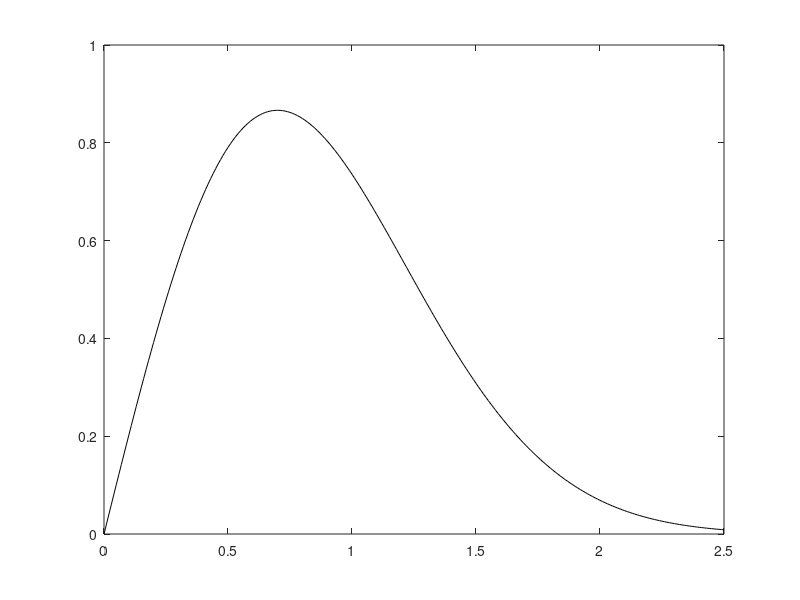

This figure's MATLAB source: (Note: this script raises an error after producing the figure.)
% [h1,Nfft,Nifft,Doppler_coeff]=Clarke_model(fd,fs,Ns); % 归一化的Clarke模型，功率为1
% [h2,t_state]=Jakes_model(fd,ts,Ns,t_state,1,0);  % generate channel
% h3=z_rayleigh(8,fd,t);
clear all
close all
addpath Clarke模型\
addpath Jakes模型\
addpath zheng模型\
ts=5e-5;
Ns=1e5;
t=(0:Ns-1)*ts;
%标准瑞利
x=0:0.01:2.5;
p=raylpdf(x,0.7);

h1=load("C.mat");
h2=load("J.mat");
h3=load("Z.mat");
figure(1)

plot(x,p,'k');
hold on
[f,xi]=ksdensity(abs(h1.h));
plot(xi,f,'r');
hold on
[ff,xii]=ksdensity(abs(h2.h));
plot(xii,ff,'c');
hold on
[fff,xiii]=ksdensity(abs(h3.h));
plot(xiii,fff,'b');
ylabel('概率密度');xlabel('幅度');title('幅度分布');axis([0 2.5 0 1]);
% plot(t,10*log10(abs(h1.h)));
% ylabel('幅度/dB');xlabel('时间/s');axis([0 0.01 -20 10]);
% hold on
% plot(t,10*log10(abs(h2.h)));
% ylabel('幅度/dB');xlabel('时间/s');axis([0 0.01 -20 10]);
% hold on
% plot(t,10*log10(abs(h3.h)));
% ylabel('幅度/dB');xlabel('时间/s');axis([0 0.01 -20 10]);
% 计算Clarke模型曲线的偏斜度和陡峭度
skewness_h1 = skewness(f);
kurtosis_h1 = kurtosis(f);
peak_val_h1 = max(f); % 计算峰值
mean_val_h1 = mean(f); % 计算均值
var_val_h1 = var(f); % 计算方差


% 计算Jakes模型模型曲线的偏斜度和陡峭度
skewness_h2 = skewness(ff);
kurtosis_h2 = kurtosis(ff);
peak_val_h2 = max(ff); % 计算峰值
mean_val_h2 = mean(ff); % 计算均值
var_val_h2 = var(ff); % 计算方差


% 计算理论包络曲线的偏斜度和陡峭度
skewness_Rician = skewness(p);
kurtosis_Rician = kurtosis(p);
peak_val_Rician = max(p); % 计算峰值
mean_val_Rician = mean(p); % 计算均值
var_val_Rician = var(p); % 计算方差


% 计算zheng模型曲线的偏斜度和陡峭度
skewness_h3 = skewness(fff);
kurtosis_h3 = kurtosis(fff);
peak_val_h3 = max(fff); % 计算峰值
mean_val_h3 = mean(fff); % 计算均值
var_val_h3 = var(fff); % 计算方差


disp('C的偏斜度和陡峭度:');
disp(['偏斜度: ', num2str(skewness_h1)]);
disp(['陡峭度: ', num2str(kurtosis_h1)]);
disp(['峰值：', num2str(peak_val_h1)]);
disp(['均值：', num2str(mean_val_h1)]);
disp(['方差：', num2str(var_val_h1)]);

disp('J模型曲线的偏斜度和陡峭度:');
disp(['偏斜度: ', num2str(skewness_h2)]);
disp(['陡峭度: ', num2str(kurtosis_h2)]);
disp(['峰值：', num2str(peak_val_h2)]);
disp(['均值：', num2str(mean_val_h2)]);
disp(['方差：', num2str(var_val_h2)]);

disp('Z模型曲线的偏斜度和陡峭度:');
disp(['偏斜度: ', num2str(skewness_h3)]);
disp(['陡峭度: ', num2str(kurtosis_h3)]);
disp(['峰值：', num2str(peak_val_h3)]);
disp(['均值：', num2str(mean_val_h3)]);
disp(['方差：', num2str(var_val_h3)]);

disp('理论包络曲线的偏斜度和陡峭度:');
disp(['偏斜度: ', num2str(skewness_Rician)]);
disp(['陡峭度: ', num2str(kurtosis_Rician)]);
disp(['峰值：', num2str(peak_val_Rician)]);
disp(['均值：', num2str(mean_val_Rician)]);
disp(['方差：', num2str(var_val_Rician)]);
